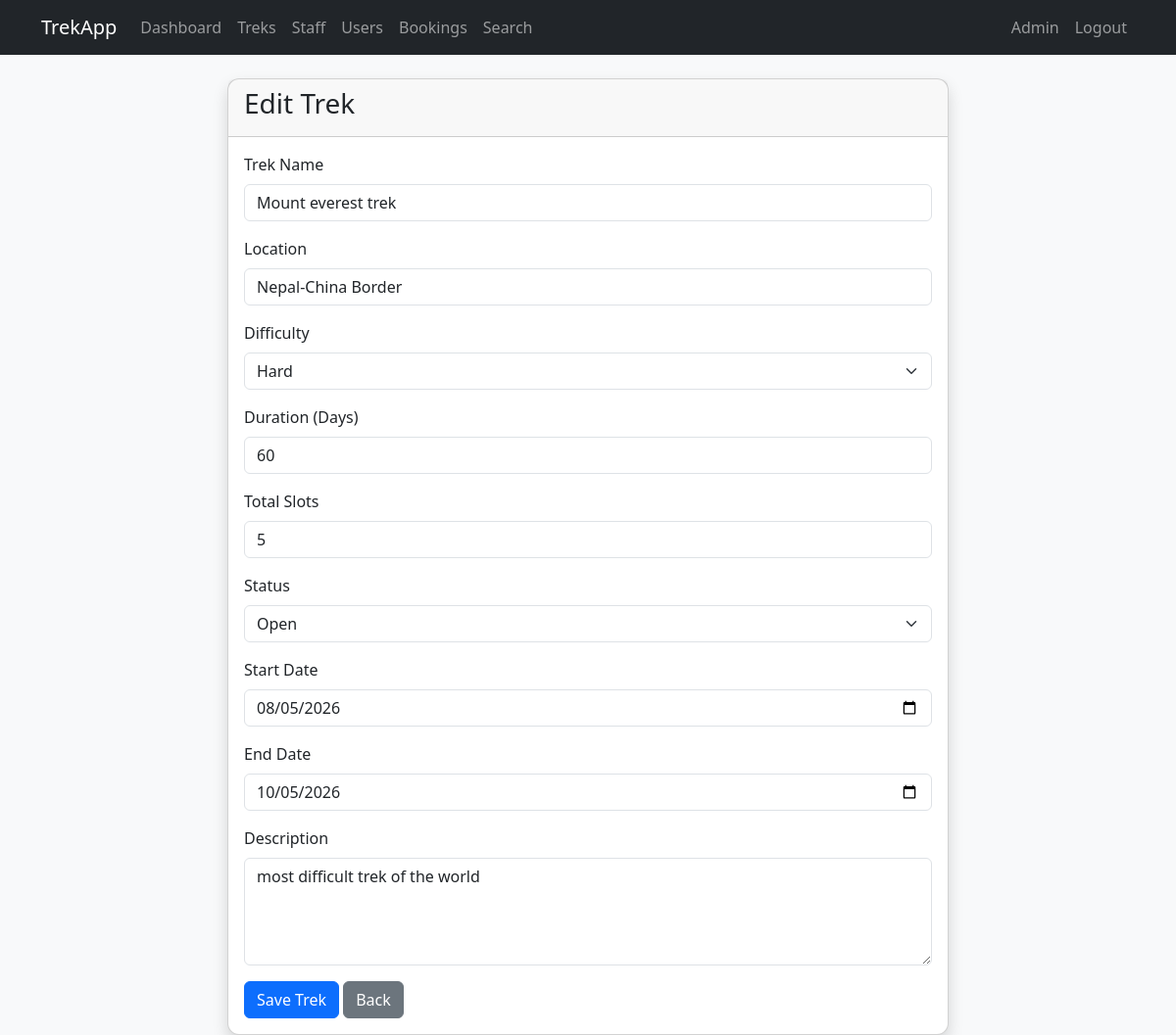
Screenshot of /admin/treks/1/edit (signed in) with the database file from the repository.
### models.py (models this page shows, shortened)
class User(UserMixin, db.Model):
    __tablename__ = "users"
    id = db.Column(db.Integer, primary_key=True)
    full_name = db.Column(db.String(120), nullable=False)
    email = db.Column(db.String(120), unique=True, nullable=False)
    password_hash = db.Column(db.String(255), nullable=False)
    phone = db.Column(db.String(20), nullable=True)
    role = db.Column(db.String(20), nullable=False)  # admin, staff, user
    is_approved = db.Column(db.Boolean, default=False)
    is_blacklisted = db.Column(db.Boolean, default=False)
    is_active_account = db.Column(db.Boolean, default=True)
    created_at = db.Column(db.DateTime, default=datetime.utcnow)
    staff_treks = db.relationship("Trek", backref="assigned_staff", lazy=True, foreign_keys="Trek.assigned_staff_id")
    bookings = db.relationship("Booking", backref="user", lazy=True)

class Trek(db.Model):
    __tablename__ = "treks"
    id = db.Column(db.Integer, primary_key=True)
    name = db.Column(db.String(150), nullable=False)
    location = db.Column(db.String(150), nullable=False)
    difficulty = db.Column(db.String(20), nullable=False)  # Easy, Moderate, Hard
    duration_days = db.Column(db.Integer, nullable=False)
    total_slots = db.Column(db.Integer, nullable=False)
    available_slots = db.Column(db.Integer, nullable=False)
    status = db.Column(db.String(20), nullable=False, default="Pending")
    start_date = db.Column(db.Date, nullable=False)
    end_date = db.Column(db.Date, nullable=False)
    description = db.Column(db.Text, nullable=True)
    assigned_staff_id = db.Column(db.Integer, db.ForeignKey("users.id"), nullable=True)
    created_at = db.Column(db.DateTime, default=datetime.utcnow)
    bookings = db.relationship("Booking", backref="trek", lazy=True, cascade="all, delete-orphan")

### app.py (the view, shortened to what this page needs)
@app.route("/admin/treks/<int:trek_id>/edit", methods=["GET", "POST"])
@login_required
@role_required("admin")
def edit_trek(trek_id):
    trek = Trek.query.get_or_404(trek_id)
    form = TrekForm(obj=trek)
    return render_template("admin/trek_form.html", form=form, title="Edit Trek")

### forms.py (shortened to what this page needs)
class TrekForm(FlaskForm):
    name = StringField("Trek Name", validators=[DataRequired(), Length(max=150)])
    location = StringField("Location", validators=[DataRequired(), Length(max=150)])
    difficulty = SelectField("Difficulty", choices=[("Easy", "Easy"), ("Moderate", "Moderate"), ("Hard", "Hard")], validators=[DataRequired()])
    duration_days = IntegerField("Duration (Days)", validators=[DataRequired(), NumberRange(min=1)])
    total_slots = IntegerField("Total Slots", validators=[DataRequired(), NumberRange(min=1)])
    status = SelectField("Status", choices=[
        ("Pending", "Pending"),
        ("Approved", "Approved"),
        ("Open", "Open"),
        ("Closed", "Closed"),
        ("Completed", "Completed")
    ], validators=[DataRequired()])
    start_date = DateField("Start Date", validators=[DataRequired()])
    end_date = DateField("End Date", validators=[DataRequired()])
    description = TextAreaField("Description")
    submit = SubmitField("Save Trek")

### app.py (called while the page is built)
@login_manager.user_loader
def load_user(user_id):
    return User.query.get(int(user_id))

def role_required(*roles):
    def decorator(func):
        @wraps(func)
        def wrapper(*args, **kwargs):
            if not current_user.is_authenticated:
                return redirect(url_for("login"))
            if current_user.role not in roles:
                flash("You are not authorized to access this page.", "danger")
                return redirect(url_for("index"))
            if current_user.is_blacklisted or not current_user.is_active_account:
                logout_user()
                flash("Your account is inactive or blacklisted.", "danger")
                return redirect(url_for("login"))
            return func(*args, **kwargs)
        return wrapper
    return decorator

### templates/admin/trek_form.html (shortened to what this page needs)
{% extends 'base.html' %}
{% block content %}
<div class="row justify-content-center">
    <div class="col-md-8">
        <div class="card shadow">
            <div class="card-header"><h3>{{ title }}</h3></div>
            <div class="card-body">
                <form method="POST">
                    <div class="mb-3">{{ form.name.label(class="form-label") }}{{ form.name(class="form-control") }}</div>
                    <div class="mb-3">{{ form.location.label(class="form-label") }}{{ form.location(class="form-control") }}</div>
                    <div class="mb-3">{{ form.difficulty.label(class="form-label") }}{{ form.difficulty(class="form-select") }}</div>
                    <div class="mb-3">{{ form.duration_days.label(class="form-label") }}{{ form.duration_days(class="form-control") }}</div>
                    <div class="mb-3">{{ form.total_slots.label(class="form-label") }}{{ form.total_slots(class="form-control") }}</div>
                    <div class="mb-3">{{ form.status.label(class="form-label") }}{{ form.status(class="form-select") }}</div>
                    <div class="mb-3">{{ form.start_date.label(class="form-label") }}{{ form.start_date(class="form-control") }}</div>
                    <div class="mb-3">{{ form.end_date.label(class="form-label") }}{{ form.end_date(class="form-control") }}</div>
                    <div class="mb-3">{{ form.description.label(class="form-label") }}{{ form.description(class="form-control", rows="4") }}</div>
                    {{ form.submit(class="btn btn-primary") }}
                    <a href="{{ url_for('admin_treks') }}" class="btn btn-secondary">Back</a>
                </form>
            </div>
        </div>
    </div>
</div>
{% endblock %}

### templates/base.html (shortened to what this page needs)
<!DOCTYPE html>
<html lang="en">
<head>
    <link href="https://cdn.jsdelivr.net/npm/bootstrap@5.3.3/dist/css/bootstrap.min.css" rel="stylesheet">
    <link rel="stylesheet" href="{{ url_for('static', filename='style.css') }}">
</head>
<body>
<nav class="navbar navbar-expand-lg navbar-dark bg-dark">
    <div class="container">
        <a class="navbar-brand" href="{{ url_for('index') }}">TrekApp</a>
        <div class="collapse navbar-collapse" id="navbarsExampleDefault">
            <ul class="navbar-nav me-auto mb-2 mb-lg-0">
                {% if current_user.is_authenticated %}
                    {% if current_user.role == 'admin' %}
                        <li class="nav-item"><a class="nav-link" href="{{ url_for('admin_dashboard') }}">Dashboard</a></li>
                        <li class="nav-item"><a class="nav-link" href="{{ url_for('admin_treks') }}">Treks</a></li>
                        <li class="nav-item"><a class="nav-link" href="{{ url_for('admin_staff') }}">Staff</a></li>
                        <li class="nav-item"><a class="nav-link" href="{{ url_for('admin_users') }}">Users</a></li>
                        <li class="nav-item"><a class="nav-link" href="{{ url_for('admin_bookings') }}">Bookings</a></li>
                        <li class="nav-item"><a class="nav-link" href="{{ url_for('admin_search') }}">Search</a></li>
                    {% elif current_user.role == 'staff' %}
                        <li class="nav-item"><a class="nav-link" href="{{ url_for('staff_dashboard') }}">Dashboard</a></li>
                        <li class="nav-item"><a class="nav-link" href="{{ url_for('staff_treks') }}">Assigned Treks</a></li>
                    {% endif %}
                {% endif %}
            </ul>
            <ul class="navbar-nav ms-auto">
                {% if current_user.is_authenticated %}
                    <li class="nav-item"><a class="nav-link" href="{{ url_for('profile') }}">{{ current_user.full_name }}</a></li>
                    <li class="nav-item"><a class="nav-link" href="{{ url_for('logout') }}">Logout</a></li>
                {% else %}
                    <li class="nav-item"><a class="nav-link" href="{{ url_for('login') }}">Login</a></li>
                    <li class="nav-item"><a class="nav-link" href="{{ url_for('register_user') }}">Register User</a></li>
                    <li class="nav-item"><a class="nav-link" href="{{ url_for('register_staff') }}">Register Staff</a></li>
                {% endif %}
            </ul>
        </div>
    </div>
</nav>
<div class="container mt-4">
    {% block content %}{% endblock %}
</div>
</body>
</html>

### static/style.css (style rules this page uses)
body { background-color: #f8f9fa; }
.card { border-radius: 12px; }

### rows the page displays
User: full_name "Admin"
Trek: name "Mount everest trek", location "Nepal-China Border", difficulty "Hard", duration_days "60", total_slots "5", status "Open", start_date "08/05/2026", end_date "10/05/2026", description "most difficult trek of the world"

### other values shown
{{ title }} "Edit Trek"
